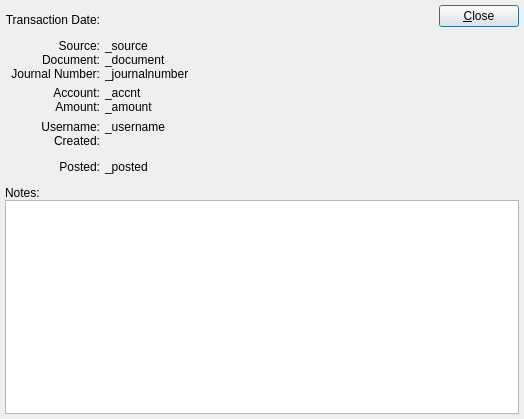
<?xml version="1.0" encoding="UTF-8"?>
<ui version="4.0">
 <comment>This file is part of the xTuple ERP: PostBooks Edition, a free and
open source Enterprise Resource Planning software suite,
Copyright (c) 1999-2011 by OpenMFG LLC, d/b/a xTuple.
It is licensed to you under the Common Public Attribution License
version 1.0, the full text of which (including xTuple-specific Exhibits)
is available at www.xtuple.com/CPAL.  By using this software, you agree
to be bound by its terms.</comment>
 <class>glTransactionDetail</class>
 <widget class="QDialog" name="glTransactionDetail">
  <property name="geometry">
   <rect>
    <x>0</x>
    <y>0</y>
    <width>524</width>
    <height>419</height>
   </rect>
  </property>
  <property name="windowTitle">
   <string>G/L Transaction Detail</string>
  </property>
  <layout class="QVBoxLayout">
   <property name="spacing">
    <number>5</number>
   </property>
   <property name="margin">
    <number>5</number>
   </property>
   <item>
    <layout class="QHBoxLayout">
     <property name="spacing">
      <number>5</number>
     </property>
     <property name="margin">
      <number>0</number>
     </property>
     <item>
      <layout class="QHBoxLayout">
       <property name="spacing">
        <number>5</number>
       </property>
       <property name="margin">
        <number>0</number>
       </property>
       <item>
        <layout class="QVBoxLayout">
         <property name="spacing">
          <number>5</number>
         </property>
         <property name="margin">
          <number>0</number>
         </property>
         <item>
          <widget class="QLabel" name="_dateLbl">
           <property name="text">
            <string>Transaction Date:</string>
           </property>
           <property name="alignment">
            <set>Qt::AlignRight|Qt::AlignTrailing|Qt::AlignVCenter</set>
           </property>
          </widget>
         </item>
         <item>
          <layout class="QVBoxLayout">
           <property name="spacing">
            <number>0</number>
           </property>
           <property name="margin">
            <number>0</number>
           </property>
           <item>
            <widget class="QLabel" name="_sourceLbl">
             <property name="text">
              <string>Source:</string>
             </property>
             <property name="alignment">
              <set>Qt::AlignRight|Qt::AlignTrailing|Qt::AlignVCenter</set>
             </property>
            </widget>
           </item>
           <item>
            <widget class="QLabel" name="_documentLbl">
             <property name="text">
              <string>Document:</string>
             </property>
             <property name="alignment">
              <set>Qt::AlignRight|Qt::AlignTrailing|Qt::AlignVCenter</set>
             </property>
            </widget>
           </item>
           <item>
            <widget class="QLabel" name="_journalnumberLbl">
             <property name="text">
              <string>Journal Number:</string>
             </property>
             <property name="alignment">
              <set>Qt::AlignRight|Qt::AlignTrailing|Qt::AlignVCenter</set>
             </property>
            </widget>
           </item>
          </layout>
         </item>
         <item>
          <layout class="QVBoxLayout">
           <property name="spacing">
            <number>0</number>
           </property>
           <property name="margin">
            <number>0</number>
           </property>
           <item>
            <widget class="QLabel" name="_accntLbl">
             <property name="text">
              <string>Account:</string>
             </property>
             <property name="alignment">
              <set>Qt::AlignRight|Qt::AlignTrailing|Qt::AlignVCenter</set>
             </property>
            </widget>
           </item>
           <item>
            <widget class="QLabel" name="_amountLbl">
             <property name="text">
              <string>Amount:</string>
             </property>
             <property name="alignment">
              <set>Qt::AlignRight|Qt::AlignTrailing|Qt::AlignVCenter</set>
             </property>
            </widget>
           </item>
          </layout>
         </item>
         <item>
          <layout class="QVBoxLayout">
           <property name="spacing">
            <number>0</number>
           </property>
           <property name="margin">
            <number>0</number>
           </property>
           <item>
            <widget class="QLabel" name="_usernameLbl">
             <property name="text">
              <string>Username:</string>
             </property>
             <property name="alignment">
              <set>Qt::AlignRight|Qt::AlignTrailing|Qt::AlignVCenter</set>
             </property>
            </widget>
           </item>
           <item>
            <widget class="QLabel" name="_createdLbl">
             <property name="text">
              <string>Created:</string>
             </property>
             <property name="alignment">
              <set>Qt::AlignRight|Qt::AlignTrailing|Qt::AlignVCenter</set>
             </property>
            </widget>
           </item>
          </layout>
         </item>
         <item>
          <layout class="QVBoxLayout">
           <property name="spacing">
            <number>0</number>
           </property>
           <property name="margin">
            <number>0</number>
           </property>
           <item>
            <widget class="QLabel" name="_postedLbl">
             <property name="text">
              <string>Posted:</string>
             </property>
             <property name="alignment">
              <set>Qt::AlignRight|Qt::AlignTrailing|Qt::AlignVCenter</set>
             </property>
            </widget>
           </item>
          </layout>
         </item>
        </layout>
       </item>
       <item>
        <layout class="QVBoxLayout">
         <property name="spacing">
          <number>5</number>
         </property>
         <property name="margin">
          <number>0</number>
         </property>
         <item>
          <widget class="DLineEdit" name="_date">
           <property name="enabled">
            <bool>false</bool>
           </property>
           <property name="sizePolicy">
            <sizepolicy hsizetype="MinimumExpanding" vsizetype="Preferred">
             <horstretch>1</horstretch>
             <verstretch>0</verstretch>
            </sizepolicy>
           </property>
          </widget>
         </item>
         <item>
          <layout class="QVBoxLayout">
           <property name="spacing">
            <number>0</number>
           </property>
           <property name="margin">
            <number>0</number>
           </property>
           <item>
            <widget class="QLabel" name="_source">
             <property name="text">
              <string notr="true">_source</string>
             </property>
            </widget>
           </item>
           <item>
            <widget class="QLabel" name="_document">
             <property name="text">
              <string notr="true">_document</string>
             </property>
            </widget>
           </item>
           <item>
            <widget class="QLabel" name="_journalnumber">
             <property name="text">
              <string notr="true">_journalnumber</string>
             </property>
            </widget>
           </item>
          </layout>
         </item>
         <item>
          <layout class="QVBoxLayout">
           <property name="spacing">
            <number>0</number>
           </property>
           <property name="margin">
            <number>0</number>
           </property>
           <item>
            <widget class="QLabel" name="_accnt">
             <property name="text">
              <string notr="true">_accnt</string>
             </property>
            </widget>
           </item>
           <item>
            <widget class="XLabel" name="_amount">
             <property name="text">
              <string notr="true">_amount</string>
             </property>
            </widget>
           </item>
          </layout>
         </item>
         <item>
          <layout class="QVBoxLayout">
           <property name="spacing">
            <number>0</number>
           </property>
           <property name="margin">
            <number>0</number>
           </property>
           <item>
            <widget class="QLabel" name="_username">
             <property name="text">
              <string notr="true">_username</string>
             </property>
            </widget>
           </item>
           <item>
            <widget class="DLineEdit" name="_created">
             <property name="enabled">
              <bool>false</bool>
             </property>
            </widget>
           </item>
          </layout>
         </item>
         <item>
          <layout class="QVBoxLayout">
           <property name="spacing">
            <number>0</number>
           </property>
           <property name="margin">
            <number>0</number>
           </property>
           <item>
            <widget class="QLabel" name="_posted">
             <property name="text">
              <string notr="true">_posted</string>
             </property>
            </widget>
           </item>
          </layout>
         </item>
        </layout>
       </item>
      </layout>
     </item>
     <item>
      <layout class="QVBoxLayout">
       <property name="spacing">
        <number>0</number>
       </property>
       <property name="margin">
        <number>0</number>
       </property>
       <item>
        <widget class="QPushButton" name="_close">
         <property name="text">
          <string>&amp;Close</string>
         </property>
        </widget>
       </item>
       <item>
        <spacer>
         <property name="orientation">
          <enum>Qt::Vertical</enum>
         </property>
         <property name="sizeType">
          <enum>QSizePolicy::Preferred</enum>
         </property>
         <property name="sizeHint" stdset="0">
          <size>
           <width>20</width>
           <height>154</height>
          </size>
         </property>
        </spacer>
       </item>
      </layout>
     </item>
    </layout>
   </item>
   <item>
    <layout class="QVBoxLayout">
     <property name="spacing">
      <number>0</number>
     </property>
     <property name="margin">
      <number>0</number>
     </property>
     <item>
      <widget class="QLabel" name="_notesLbl">
       <property name="text">
        <string>Notes:</string>
       </property>
      </widget>
     </item>
     <item>
      <widget class="QTextEdit" name="_notes">
       <property name="sizePolicy">
        <sizepolicy hsizetype="Expanding" vsizetype="Expanding">
         <horstretch>0</horstretch>
         <verstretch>1</verstretch>
        </sizepolicy>
       </property>
       <property name="focusPolicy">
        <enum>Qt::NoFocus</enum>
       </property>
       <property name="readOnly">
        <bool>true</bool>
       </property>
      </widget>
     </item>
    </layout>
   </item>
  </layout>
 </widget>
 <layoutdefault spacing="5" margin="5"/>
 <pixmapfunction>qPixmapFromMimeSource</pixmapfunction>
 <customwidgets>
  <customwidget>
   <class>DLineEdit</class>
   <extends>QWidget</extends>
   <header>datecluster.h</header>
  </customwidget>
  <customwidget>
   <class>XLabel</class>
   <extends>QLabel</extends>
   <header>xlabel.h</header>
  </customwidget>
 </customwidgets>
 <tabstops>
  <tabstop>_close</tabstop>
  <tabstop>_notes</tabstop>
 </tabstops>
 <resources/>
 <connections>
  <connection>
   <sender>_close</sender>
   <signal>clicked()</signal>
   <receiver>glTransactionDetail</receiver>
   <slot>close()</slot>
   <hints>
    <hint type="sourcelabel">
     <x>20</x>
     <y>20</y>
    </hint>
    <hint type="destinationlabel">
     <x>20</x>
     <y>20</y>
    </hint>
   </hints>
  </connection>
 </connections>
</ui>
